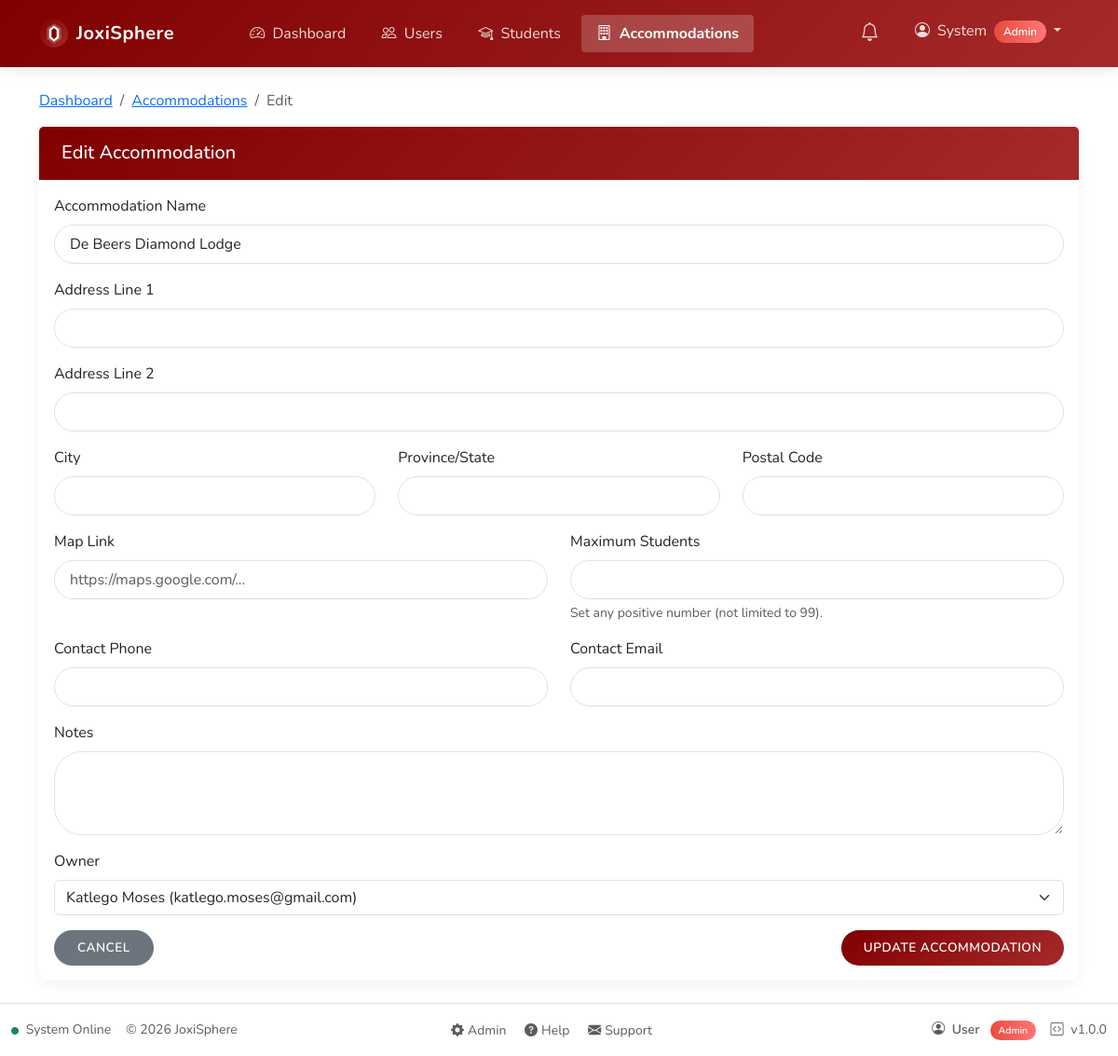
Page /admin/edit-accommodation.php?id=1 (signed in) on the committed database.
### tables this page shows
CREATE TABLE IF NOT EXISTS accommodations (
    id INT AUTO_INCREMENT PRIMARY KEY,
    name VARCHAR(100) NOT NULL,
    address_line1 VARCHAR(255) NULL,
    address_line2 VARCHAR(255) NULL,
    city VARCHAR(100) NULL,
    province VARCHAR(100) NULL,
    postal_code VARCHAR(20) NULL,
    map_url VARCHAR(500) NULL,
    max_students INT UNSIGNED NULL,
    contact_phone VARCHAR(20) NULL,
    contact_email VARCHAR(100) NULL,
    notes TEXT NULL,
    owner_id INT NOT NULL,
    created_at TIMESTAMP DEFAULT CURRENT_TIMESTAMP,
    updated_at TIMESTAMP DEFAULT CURRENT_TIMESTAMP ON UPDATE CURRENT_TIMESTAMP,
    FOREIGN KEY (owner_id) REFERENCES users(id) ON DELETE CASCADE
);

CREATE TABLE IF NOT EXISTS users (
    id INT AUTO_INCREMENT PRIMARY KEY,
    username VARCHAR(50) NOT NULL UNIQUE,
    password VARCHAR(255) NOT NULL,
    email VARCHAR(100) NOT NULL,
    first_name VARCHAR(50) NOT NULL,
    last_name VARCHAR(50) NOT NULL,
    id_number VARCHAR(13) UNIQUE,   
    phone_number VARCHAR(20),
    whatsapp_number VARCHAR(20),
    preferred_communication ENUM('SMS', 'WhatsApp') DEFAULT 'SMS',
    profile_photo VARCHAR(255) DEFAULT NULL,
    role_id INT NOT NULL,
    status ENUM('active', 'pending', 'inactive') NOT NULL DEFAULT 'pending',
    created_at TIMESTAMP DEFAULT CURRENT_TIMESTAMP,
    updated_at TIMESTAMP DEFAULT CURRENT_TIMESTAMP ON UPDATE CURRENT_TIMESTAMP,
    password_reset_required BOOLEAN DEFAULT 0,
    FOREIGN KEY (role_id) REFERENCES roles(id)
);

### includes/functions.php (called while the page is built, shortened)
<?php
function safeQueryPrepare($conn, $sql, $debug = true) {
    $stmt = false;
    try {
        $stmt = $conn->prepare($sql);
    } catch (mysqli_sql_exception $e) {
        $prepareError = "(" . $e->getCode() . ") " . $e->getMessage();
        error_log("Database exception in SQL: $sql - " . $prepareError);
    }
    return $stmt;
}

### public/admin/edit-accommodation.php (the view, shortened to what this page needs)
<?php
require_once '../../includes/functions.php';
$accommodation_id = isset($_GET['id']) ? (int)$_GET['id'] : 0;
$conn = getDbConnection();
$stmt = safeQueryPrepare($conn, "SELECT * FROM accommodations WHERE id = ?");
$stmt->bind_param("i", $accommodation_id);
$stmt->execute();
$accommodation = $stmt->get_result()->fetch_assoc();
$accommodation_name = (string)($accommodation['name'] ?? $accommodation['NAME'] ?? '');
$address_line1_value = (string)($_POST['address_line1'] ?? ($accommodation['address_line1'] ?? ''));
$address_line2_value = (string)($_POST['address_line2'] ?? ($accommodation['address_line2'] ?? ''));
$city_value = (string)($_POST['city'] ?? ($accommodation['city'] ?? ''));
$province_value = (string)($_POST['province'] ?? ($accommodation['province'] ?? ''));
$postal_code_value = (string)($_POST['postal_code'] ?? ($accommodation['postal_code'] ?? ''));
$map_url_value = (string)($_POST['map_url'] ?? ($accommodation['map_url'] ?? ''));
$max_students_value = (string)($_POST['max_students'] ?? ($accommodation['max_students'] ?? ''));
$contact_phone_value = (string)($_POST['contact_phone'] ?? ($accommodation['contact_phone'] ?? ''));
$contact_email_value = (string)($_POST['contact_email'] ?? ($accommodation['contact_email'] ?? ''));
$notes_value = (string)($_POST['notes'] ?? ($accommodation['notes'] ?? ''));
$owners_stmt = safeQueryPrepare($conn, "SELECT u.id, u.first_name, u.last_name, u.email
                                    FROM users u
                                    JOIN roles r ON u.role_id = r.id
                                    WHERE r.name = 'owner' AND u.status = 'active'
                                    ORDER BY u.first_name, u.last_name");
$owners_stmt->execute();
$owners = $owners_stmt->get_result()->fetch_all(MYSQLI_ASSOC);
?>
<div class="container mt-4">
    <nav aria-label="breadcrumb">
        <ol class="breadcrumb">
            <li class="breadcrumb-item"><a href="<?= BASE_URL ?>/admin/dashboard.php">Dashboard</a></li>
            <li class="breadcrumb-item"><a href="<?= BASE_URL ?>/admin/accommodations.php">Accommodations</a></li>
            <li class="breadcrumb-item active">Edit</li>
        </ol>
    </nav>
    <div class="card">
        <div class="card-header">
            <h5 class="mb-0">Edit Accommodation</h5>
        </div>
        <div class="card-body">
            <form method="post" action="">
                <?php $selected_owner_id = (int)($_POST['owner_id'] ?? ($accommodation['owner_id'] ?? 0)); ?>
                <div class="mb-3">
                    <label for="name" class="form-label">Accommodation Name</label>
                    <input type="text" class="form-control" id="name" name="name" value="<?= htmlspecialchars($accommodation_name, ENT_QUOTES, 'UTF-8') ?>" required>
                </div>
                <div class="mb-3">
                    <label for="address_line1" class="form-label">Address Line 1</label>
                    <input type="text" class="form-control" id="address_line1" name="address_line1" value="<?= htmlspecialchars($address_line1_value, ENT_QUOTES, 'UTF-8') ?>">
                </div>
                <div class="mb-3">
                    <label for="address_line2" class="form-label">Address Line 2</label>
                    <input type="text" class="form-control" id="address_line2" name="address_line2" value="<?= htmlspecialchars($address_line2_value, ENT_QUOTES, 'UTF-8') ?>">
                </div>
                <div class="row mb-3">
                    <div class="col-md-4">
                        <label for="city" class="form-label">City</label>
                        <input type="text" class="form-control" id="city" name="city" value="<?= htmlspecialchars($city_value, ENT_QUOTES, 'UTF-8') ?>">
                    </div>
                    <div class="col-md-4">
                        <label for="province" class="form-label">Province/State</label>
                        <input type="text" class="form-control" id="province" name="province" value="<?= htmlspecialchars($province_value, ENT_QUOTES, 'UTF-8') ?>">
                    </div>
                    <div class="col-md-4">
                        <label for="postal_code" class="form-label">Postal Code</label>
                        <input type="text" class="form-control" id="postal_code" name="postal_code" value="<?= htmlspecialchars($postal_code_value, ENT_QUOTES, 'UTF-8') ?>">
                    </div>
                </div>
                <div class="row mb-3">
                    <div class="col-md-6">
                        <label for="map_url" class="form-label">Map Link</label>
                        <input type="url" class="form-control" id="map_url" name="map_url" value="<?= htmlspecialchars($map_url_value, ENT_QUOTES, 'UTF-8') ?>" placeholder="https://maps.google.com/...">
                    </div>
                    <div class="col-md-6">
                        <label for="max_students" class="form-label">Maximum Students</label>
                        <input type="number" class="form-control" id="max_students" name="max_students" min="1" max="1000000" step="1" value="<?= htmlspecialchars($max_students_value, ENT_QUOTES, 'UTF-8') ?>">
                        <div class="form-text">Set any positive number (not limited to 99).</div>
                    </div>
                </div>
                <div class="row mb-3">
                    <div class="col-md-6">
                        <label for="contact_phone" class="form-label">Contact Phone</label>
                        <input type="text" class="form-control" id="contact_phone" name="contact_phone" value="<?= htmlspecialchars($contact_phone_value, ENT_QUOTES, 'UTF-8') ?>">
                    </div>
                    <div class="col-md-6">
                        <label for="contact_email" class="form-label">Contact Email</label>
                        <input type="email" class="form-control" id="contact_email" name="contact_email" value="<?= htmlspecialchars($contact_email_value, ENT_QUOTES, 'UTF-8') ?>">
                    </div>
                </div>
                <div class="mb-3">
                    <label for="notes" class="form-label">Notes</label>
                    <textarea class="form-control" id="notes" name="notes" rows="3"><?= htmlspecialchars($notes_value, ENT_QUOTES, 'UTF-8') ?></textarea>
                </div>
                <div class="mb-3">
                    <label for="owner_id" class="form-label">Owner</label>
                    <select class="form-select" id="owner_id" name="owner_id" required>
                        <?php foreach ($owners as $owner): ?>
                            <option value="<?= $owner['id'] ?>" <?= ((int)$owner['id'] === $selected_owner_id) ? 'selected' : '' ?>>
                                <?= htmlspecialchars($owner['first_name'] . ' ' . $owner['last_name'] . ' (' . $owner['email'] . ')') ?>
                            </option>
                        <?php endforeach; ?>
                    </select>
                </div>
                <div class="d-flex justify-content-between">
                    <a href="<?= BASE_URL ?>/admin/accommodations.php" class="btn btn-secondary">Cancel</a>
                    <button type="submit" class="btn btn-primary">Update Accommodation</button>
                </div>
            </form>
        </div>
    </div>
</div>

### public/assets/css/custom.css (style rules this page uses)
:root { --primary-color: #800000; --primary-gradient: linear-gradient(135deg, #800000 0%, #a52a2a 100%); --secondary-color: #5e605f; --secondary-gradient: linear-gradient(135deg, #5e605f 0%, #959497 100%); --success-color: #2ecc71; --success-gradient: linear-gradient(to right, #2ecc71, #7bed9f); --info-color: #3498db; --info-gradient: linear-gradient(to right, #3498db, #79d2fb); --warning-color: #808000; --warning-gradient: linear-gradient(135deg, #808000 0%, #bdb76b 100%); --danger-color: #e74c3c; --danger-gradient: linear-gradient(to right, #e74c3c, #ff7675); --dark-color: #000000; --dark-gradient: linear-gradient(to right, #000000, #2d3436); --light-color: #f8f9fa; --light-gradient: linear-gradient(135deg, #f8f9fa 0%, #dfe6e9 100%); --admin-color: #800000; --admin-gradient: linear-gradient(135deg, #800000 0%, #5e605f 100%); --owner-color: #5e605f; --owner-gradient: linear-gradient(135deg, #5e605f 0%, #000000 100%); --manager-color: #808000; --manager-gradient: linear-gradient(135deg, #808000 0%, #5e605f 100%); --student-color: #800000; --student-gradient: linear-gradient(135deg, #800000 0%, #808000 100%); --body-bg: #ffffff; }
body { background-color: var(--body-bg); font-family: "Nunito", sans-serif; }
.card { border: none; border-radius: 10px; overflow: visible; box-shadow: 0 5px 15px rgba(0, 0, 0, 0.05); transition: all 0.3s ease; margin-bottom: 1.5rem; }
.card-header { background: var(--primary-gradient); color: white; font-weight: 600; padding: 1rem 1.5rem; border-bottom: none; }
.btn { border-radius: 30px; padding: 0.5rem 1.5rem; font-weight: 600; transition: all 0.3s ease; text-transform: uppercase; letter-spacing: 0.5px; font-size: 0.85rem; }
.btn-primary { background-image: var(--primary-gradient); border: none; }
.form-control { border-radius: 30px; padding: 0.5rem 1rem; border: 1px solid #e1e1e1; }
.card-header { background-color: #f8f9fa; border-bottom: 1px solid rgba(0, 0, 0, 0.05); }

### rows in the picture
accommodations: name "De Beers Diamond Lodge", owner_id "Katlego Moses (katlego.moses@gmail.com)"

### other values in the picture
APP_NAME "JoxiSphere"
$item['text'] "Dashboard"
$item['text'] "Users"
$item['text'] "Students"
$item['text'] "Accommodations"
$_SESSION['username'] "System"
$userRole "Admin"
$userName "User"
